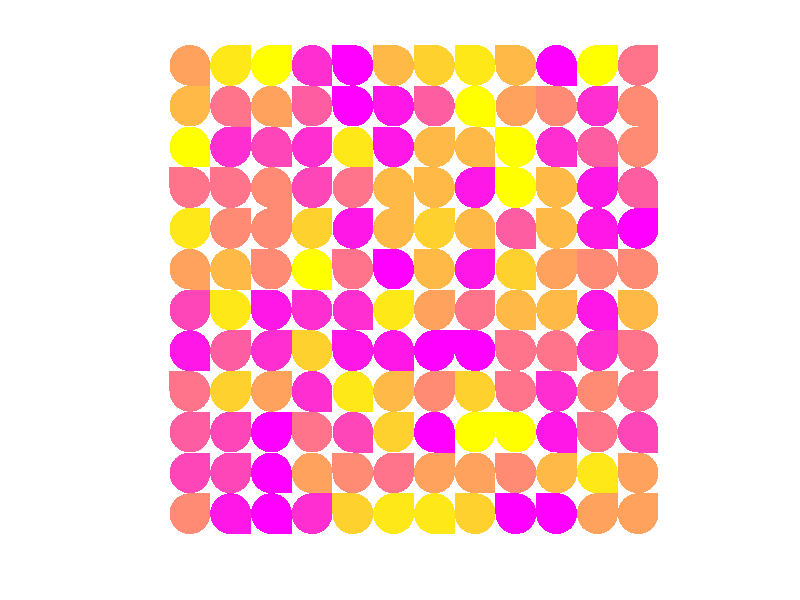

Reproduce this figure in MATLAB.
function pattern2
%Pattern2
total=12;
cmap=spring(total);
len=total;
for m=total:-1:1
    for n=1:total
        c=ceil(1+(4-1)*rand);
        switch c
            case 1
                [x,y]=leaf(1);
                patch(x+2*n,y+2*m,cmap(randindex(len),:),'edgecolor','none');
            case 2
                [x,y]=leaf(2);
                patch(x-min(x)+2*n,y+2*m,cmap(randindex(len),:),'edgecolor','none');
            case 3
                [x,y]=leaf(3);
                patch(x+2*n,y-min(y)+2*m,cmap(randindex(len),:),'edgecolor','none');
            case 4
                [x,y]=leaf(4);
                patch(x-min(x)+2*n,y-min(y)+2*m,cmap(randindex(len),:),'edgecolor','none');
        end
    end
end
axis equal off
end

function ind=randindex(len)
ind = ceil(len*rand);
end

function [x,y]=leaf(c)
switch c
    case 1
        t=-pi/2:1/(10*pi):pi;
        [x,y]=pol2cart(t,1);
        x=[0 x+1];
        y=[0 y+1];
    case 2
        t=0:1/(10*pi):1.5*pi;
        [x,y]=pol2cart(t,1);
        x=[0 x-1];
        y=[0 y+1];
    case 3
        t=pi:1/(10*pi):2.5*pi;
        [x,y]=pol2cart(t,1);
        x=[0 x+1];
        y=[0 y-1];
    case 4
        t=pi/2:1/(10*pi):2*pi;
        [x,y]=pol2cart(t,1);
        x=[0 x-1];
        y=[0 y-1];
end
end